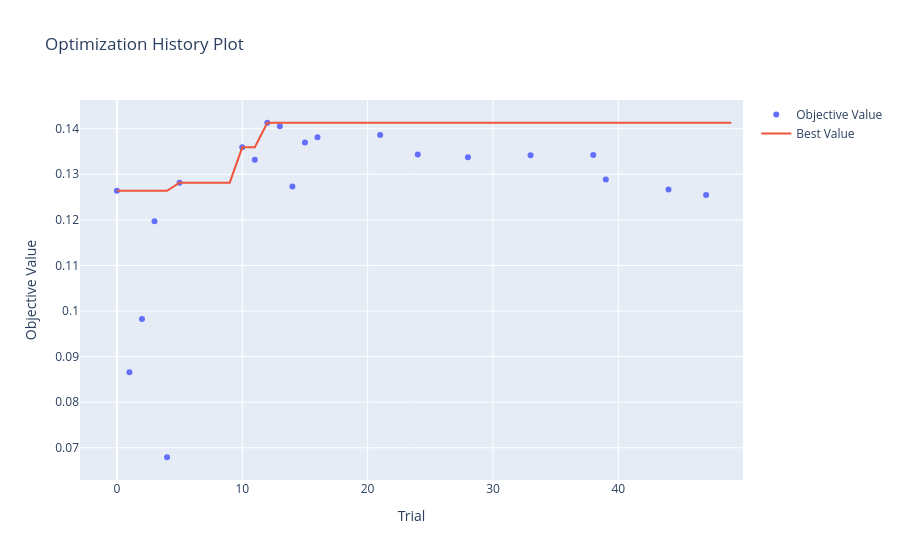

The cell this chart's notebook holds for it:
### Markdown cell above
## Analyze study

### Code cell
plot_optimization_history(study)

### Figure 1 — Plotly figure (JSON) as saved in the notebook; plotly's stock layout.template omitted (floating-point values rounded to 4 significant figures)
{"data": [{"mode": "markers", "name": "Objective Value", "type": "scatter", "x": [0, 1, 2, 3, 4, 5, 10, 11, 12, 13, 14, 15, 16, 21, 24, 28, 33, 38, 39, 44, 47], "y": [0.1264, 0.08654, 0.09825, 0.1197, 0.06792, 0.1282, 0.1359, 0.1332, 0.1413, 0.1406, 0.1273, 0.137, 0.1381, 0.1386, 0.1343, 0.1337, 0.1342, 0.1342, 0.1288, 0.1267, 0.1255]}, {"mode": "lines", "name": "Best Value", "type": "scatter", "x": [0, 1, 2, 3, 4, 5, 6, 7, 8, 9, 10, 11, 12, 13, 14, 15, 16, 17, 18, 19, 20, 21, 22, 23, 24, 25, 26, 27, 28, 29, 30, 31, 32, 33, 34, 35, 36, 37, 38, 39, 40, 41, 42, 43, 44, 45, 46, 47, 48, 49], "y": [0.1264, 0.1264, 0.1264, 0.1264, 0.1264, 0.1282, 0.1282, 0.1282, 0.1282, 0.1282, 0.1359, 0.1359, 0.1413, 0.1413, 0.1413, 0.1413, 0.1413, 0.1413, 0.1413, 0.1413, 0.1413, 0.1413, 0.1413, 0.1413, 0.1413, 0.1413, 0.1413, 0.1413, 0.1413, 0.1413, 0.1413, 0.1413, 0.1413, 0.1413, 0.1413, 0.1413, 0.1413, 0.1413, 0.1413, 0.1413, 0.1413, 0.1413, 0.1413, 0.1413, 0.1413, 0.1413, 0.1413, 0.1413, 0.1413, 0.1413]}, {"marker": {"color": "#cccccc"}, "mode": "markers", "name": "Infeasible Trial", "showlegend": false, "type": "scatter", "x": [], "y": []}], "layout": {"title": {"text": "Optimization History Plot"}, "xaxis": {"title": {"text": "Trial"}}, "yaxis": {"title": {"text": "Objective Value"}}}}
